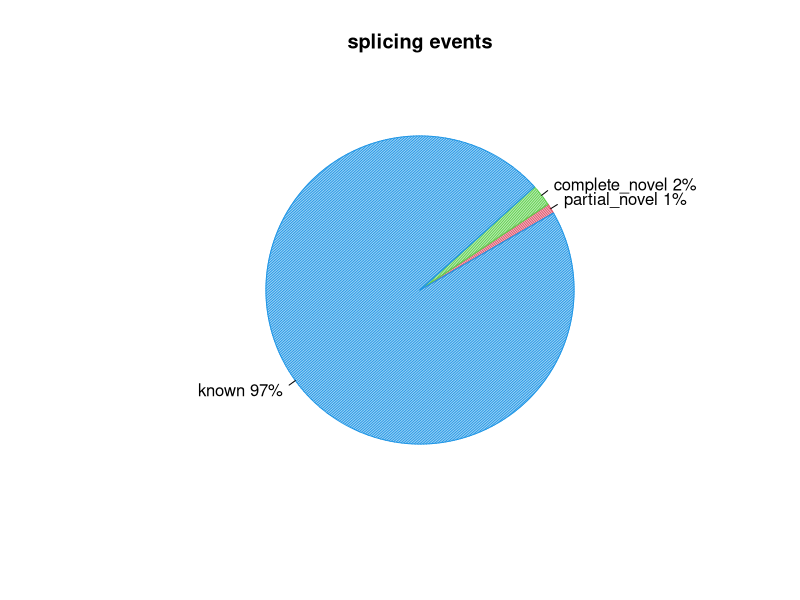
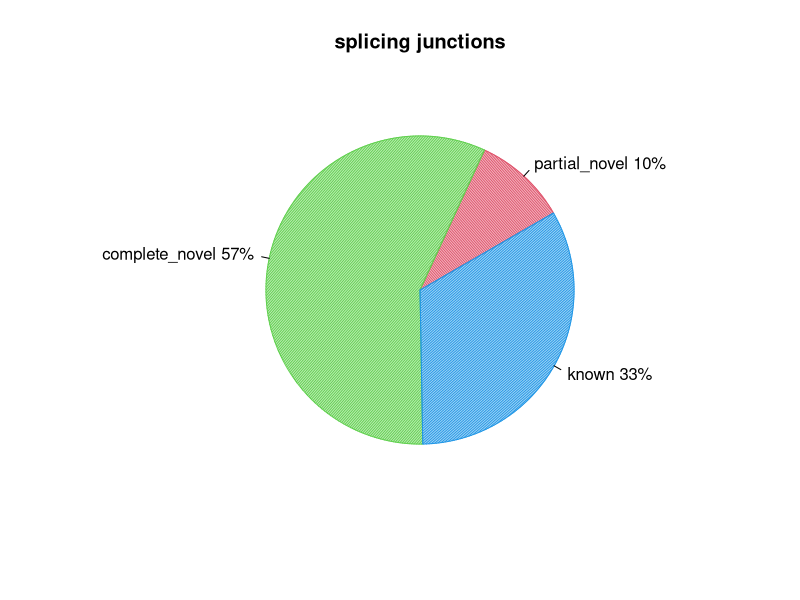

These charts were generated, in order, by the following R code:
pdf("CF98439.splice_events.pdf")
events=c(1.050092262137901,2.284708800077589,96.59370044369109)
pie(events,col=c(2,3,4),init.angle=30,angle=c(60,120,150),density=c(70,70,70),main="splicing events",labels=c("partial_novel 1%","complete_novel 2%","known 97%"))
dev.off()
pdf("CF98439.splice_junction.pdf")
junction=c(9.79638892233155,57.15484438218029,33.04876669548816)
pie(junction,col=c(2,3,4),init.angle=30,angle=c(60,120,150),density=c(70,70,70),main="splicing junctions",labels=c("partial_novel 10%","complete_novel 57%","known 33%"))
dev.off()
